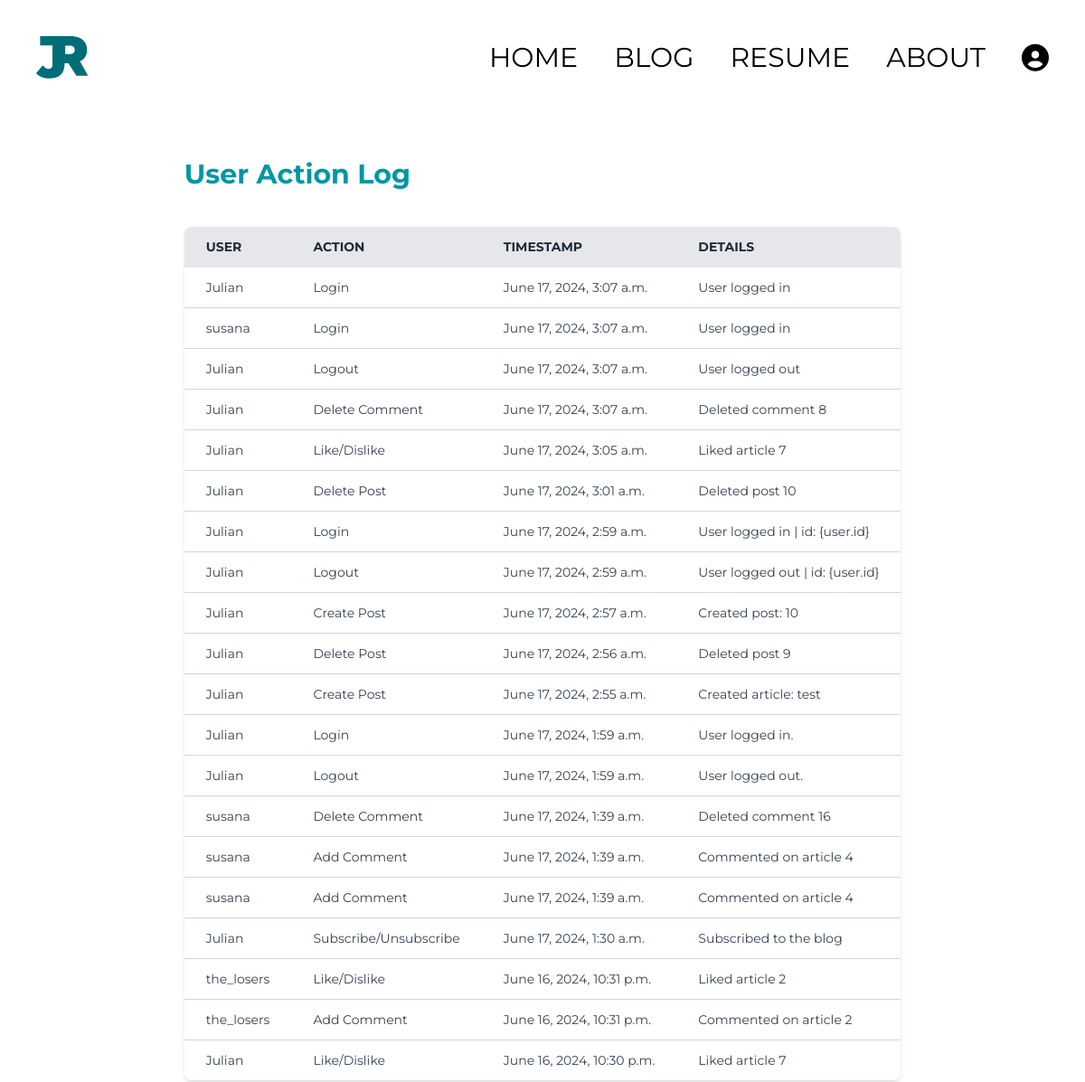
Before: /useractivitylogs/action-log/ (signed in, upper part) with the older database file.
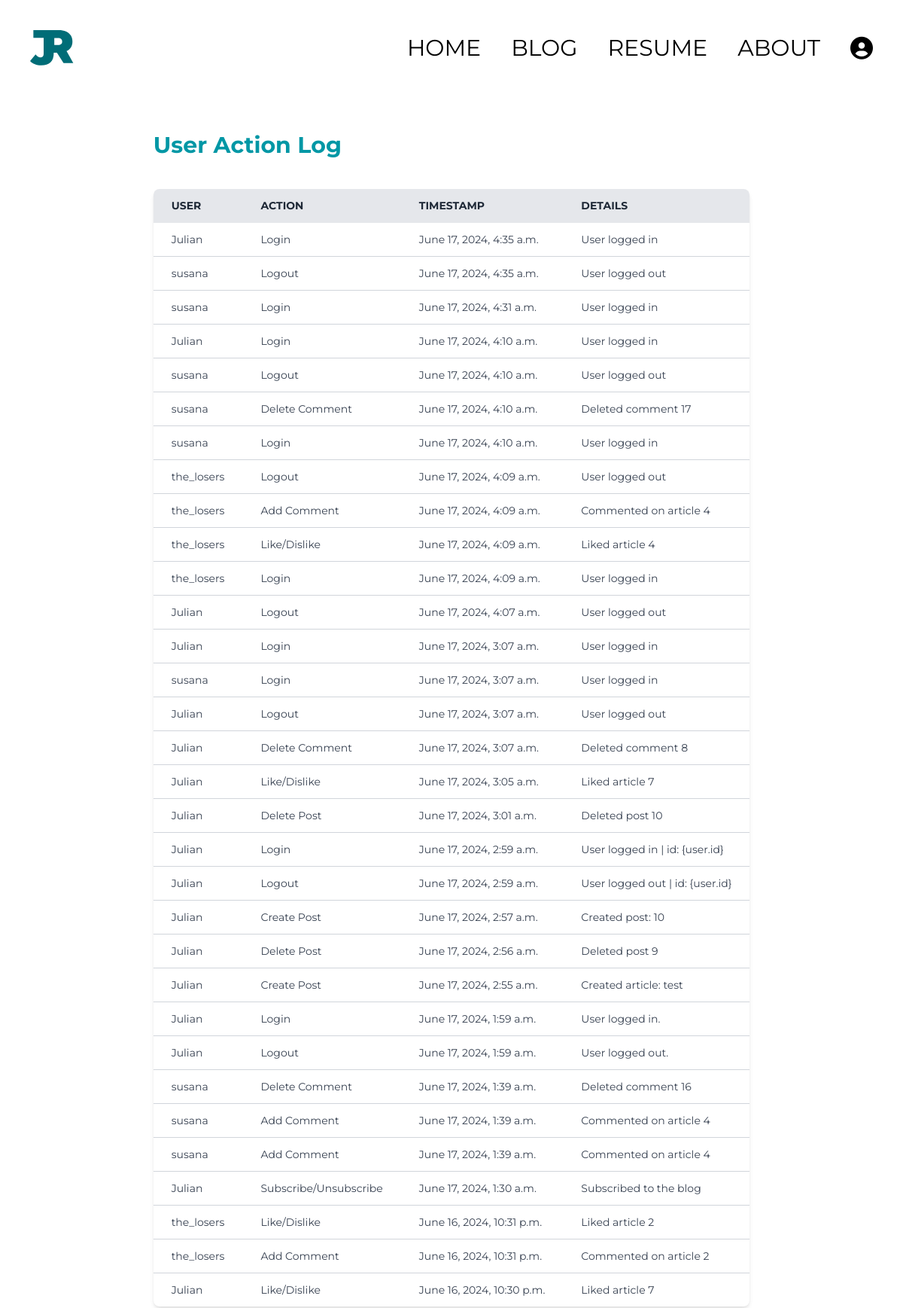
After: the same page with the newer database file.
### useractivitylogs/models.py (models this page shows, shortened)
class UserActionLog(models.Model):
    ACTION_CHOICES = [
        ('login', 'Login'),
        ('logout', 'Logout'),
        ('like', 'Like/Dislike'),
        ('comment_add', 'Add Comment'),
        ('comment_delete', 'Delete Comment'),
        ('post_create', 'Create Post'),
        ('post_delete', 'Delete Post'),
        ('subscribe', 'Subscribe/Unsubscribe'),
    ]
    user = models.ForeignKey(User, on_delete=models.CASCADE)
    action = models.CharField(max_length=20, choices=ACTION_CHOICES)
    timestamp = models.DateTimeField(auto_now_add=True)
    details = models.TextField(blank=True, null=True)

### useractivitylogs/views.py (the view)
# urls.py: path('action-log/', views.action_log, name='action_log'),
@login_required
def action_log(request):
    user = request.user
    user_is_admin = user.is_authenticated and user.groups.filter(name='admin').exists()
    user_is_moderator = user.is_authenticated and user.groups.filter(name='moderator').exists()
    user_is_subscriber = user.is_authenticated and user.groups.filter(name='subscriber').exists()
    context = {
        'user_is_admin': user_is_admin,
        'user_is_moderator': user_is_moderator,
        'user_is_subscriber': user_is_subscriber,
    }
    logs = UserActionLog.objects.all().order_by('-timestamp')
    return render(request, 'action_log.html', {'logs': logs, 'context':context})

### useractivitylogs/templates/action_log.html (shortened to what this page needs)
{% load socialaccount %}
{% load static tailwind_tags %}
<html lang="en" class="scroll-smooth">
<head>
    {% load static %}
    {% tailwind_css %}
</head>
<body>
<div class="pt-10 pb-2 flex justify-between px-10 items-center">
  <div class="flex justify-start">
      <img src="{% static 'imgs/logo.svg' %}" alt="Logo">
  </div>
  <div class="hidden md:flex flex-row justify-center space-x-10">
      <a href="{% url 'home' %}" class="font-sans font-normal text-3xl transition duration-300 hover:text-[#FD8C62] ">HOME</a>
      <a href="{% url 'blog' %}" class="font-sans font-normal text-3xl transition duration-300 hover:text-[#FD8C62]">BLOG</a>
      <a href="{% url 'resume' %}" class="font-sans font-normal text-3xl transition duration-300 hover:text-[#FD8C62]">RESUME</a>
      <a href="{% url 'about' %}" class="font-sans font-normal text-3xl transition duration-300 hover:text-[#FD8C62]">ABOUT</a>
      {% if user.is_authenticated %}
      <div class="relative">
        <button id="profile-btn" class="flex items-center space-x-2 focus:outline-none">
            <i class="fas fa-user-circle text-3xl"></i>
        </button>
      </div>
      {% else %}
      <a href="{% provider_login_url 'google' %}?next=/" class="font-sans font-normal text-3xl transition duration-300 hover:text-[#FD8C62]">LOG-IN</a>
      {% endif %}
  </div>
</div>
<div class="p-20  flex justify-between px-10 items-center">
    <div class="max-w-5xl mx-auto">
        <h1 class="text-3xl font-bold text-[#0097A5] mb-10">User Action Log</h1>
        <table class="min-w-full bg-white shadow-md rounded-lg overflow-hidden">
            <thead class="bg-gray-200 text-gray-800 uppercase text-sm leading-normal">
                <tr>
                    <th class="py-3 px-6 text-left">User</th>
                    <th class="py-3 px-6 text-left">Action</th>
                <th class="py-3 px-6 text-left">Timestamp</th>
                <th class="py-3 px-6 text-left">Details</th>
                </tr>
            </thead>
            <tbody class="text-gray-700 text-sm divide-y divide-gray-300">
                {% for log in logs %}
                <tr>
                    <td class="py-3 px-6">{{ log.user.username }}</td>
                    <td class="py-3 px-6">{{ log.get_action_display }}</td>
                    <td class="py-3 px-6">{{ log.timestamp }}</td>
                    <td class="py-3 px-6">{{ log.details }}</td>
                </tr>
                {% endfor %}
            </tbody>
        </table>
    </div>
</div>
</body>
</html>

Changed rows visible on the page:
added UserActionLog: user.username "Julian", action "Login", timestamp "June 17, 2024, 4:35 a.m.", details "User logged in"
added UserActionLog: user.username "susana", action "Logout", timestamp "June 17, 2024, 4:35 a.m.", details "User logged out"
added UserActionLog: user.username "susana", action "Login", timestamp "June 17, 2024, 4:31 a.m.", details "User logged in"
added UserActionLog: user.username "Julian", action "Login", timestamp "June 17, 2024, 4:10 a.m.", details "User logged in"
added UserActionLog: user.username "susana", action "Logout", timestamp "June 17, 2024, 4:10 a.m.", details "User logged out"
added UserActionLog: user.username "susana", action "Delete Comment", timestamp "June 17, 2024, 4:10 a.m.", details "Deleted comment 17"
added UserActionLog: user.username "susana", action "Login", timestamp "June 17, 2024, 4:10 a.m.", details "User logged in"
added UserActionLog: user.username "the_losers", action "Logout", timestamp "June 17, 2024, 4:09 a.m.", details "User logged out"
added UserActionLog: user.username "the_losers", action "Add Comment", timestamp "June 17, 2024, 4:09 a.m.", details "Commented on article 4"
added UserActionLog: user.username "the_losers", action "Like/Dislike", timestamp "June 17, 2024, 4:09 a.m.", details "Liked article 4"
added UserActionLog: user.username "the_losers", action "Login", timestamp "June 17, 2024, 4:09 a.m.", details "User logged in"
added UserActionLog: user.username "Julian", action "Logout", timestamp "June 17, 2024, 4:07 a.m.", details "User logged out"
